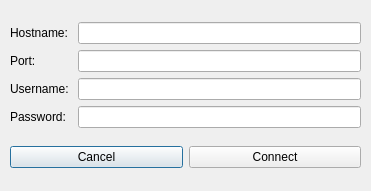
<?xml version="1.0" encoding="UTF-8"?>
<ui version="4.0">
 <class>Dialog</class>
 <widget class="QDialog" name="Dialog">
  <property name="geometry">
   <rect>
    <x>0</x>
    <y>0</y>
    <width>371</width>
    <height>191</height>
   </rect>
  </property>
  <property name="windowTitle">
   <string>Dialog</string>
  </property>
  <widget class="QWidget" name="layoutWidget">
   <property name="geometry">
    <rect>
     <x>10</x>
     <y>10</y>
     <width>351</width>
     <height>171</height>
    </rect>
   </property>
   <layout class="QGridLayout" name="gridLayout_5">
    <item row="0" column="0">
     <layout class="QGridLayout" name="gridLayout_3">
      <item row="0" column="0">
       <layout class="QGridLayout" name="gridLayout">
        <item row="0" column="0">
         <widget class="QLabel" name="label">
          <property name="text">
           <string>Hostname: </string>
          </property>
         </widget>
        </item>
        <item row="1" column="0">
         <widget class="QLabel" name="label_2">
          <property name="text">
           <string>Port: </string>
          </property>
         </widget>
        </item>
        <item row="2" column="0">
         <widget class="QLabel" name="label_3">
          <property name="text">
           <string>Username:</string>
          </property>
         </widget>
        </item>
        <item row="3" column="0">
         <widget class="QLabel" name="label_4">
          <property name="text">
           <string>Password:</string>
          </property>
         </widget>
        </item>
       </layout>
      </item>
      <item row="0" column="1">
       <layout class="QGridLayout" name="gridLayout_2">
        <item row="0" column="0">
         <widget class="QLineEdit" name="lineEdit_3"/>
        </item>
        <item row="1" column="0">
         <widget class="QLineEdit" name="lineEdit_4"/>
        </item>
        <item row="2" column="0">
         <widget class="QLineEdit" name="lineEdit"/>
        </item>
        <item row="3" column="0">
         <widget class="QLineEdit" name="lineEdit_2"/>
        </item>
       </layout>
      </item>
     </layout>
    </item>
    <item row="1" column="0">
     <layout class="QGridLayout" name="gridLayout_4">
      <item row="0" column="0">
       <widget class="QPushButton" name="pushButton">
        <property name="text">
         <string>Cancel</string>
        </property>
       </widget>
      </item>
      <item row="0" column="1">
       <widget class="QPushButton" name="pushButton_2">
        <property name="text">
         <string>Connect</string>
        </property>
       </widget>
      </item>
     </layout>
    </item>
   </layout>
  </widget>
 </widget>
 <resources/>
 <connections/>
</ui>
